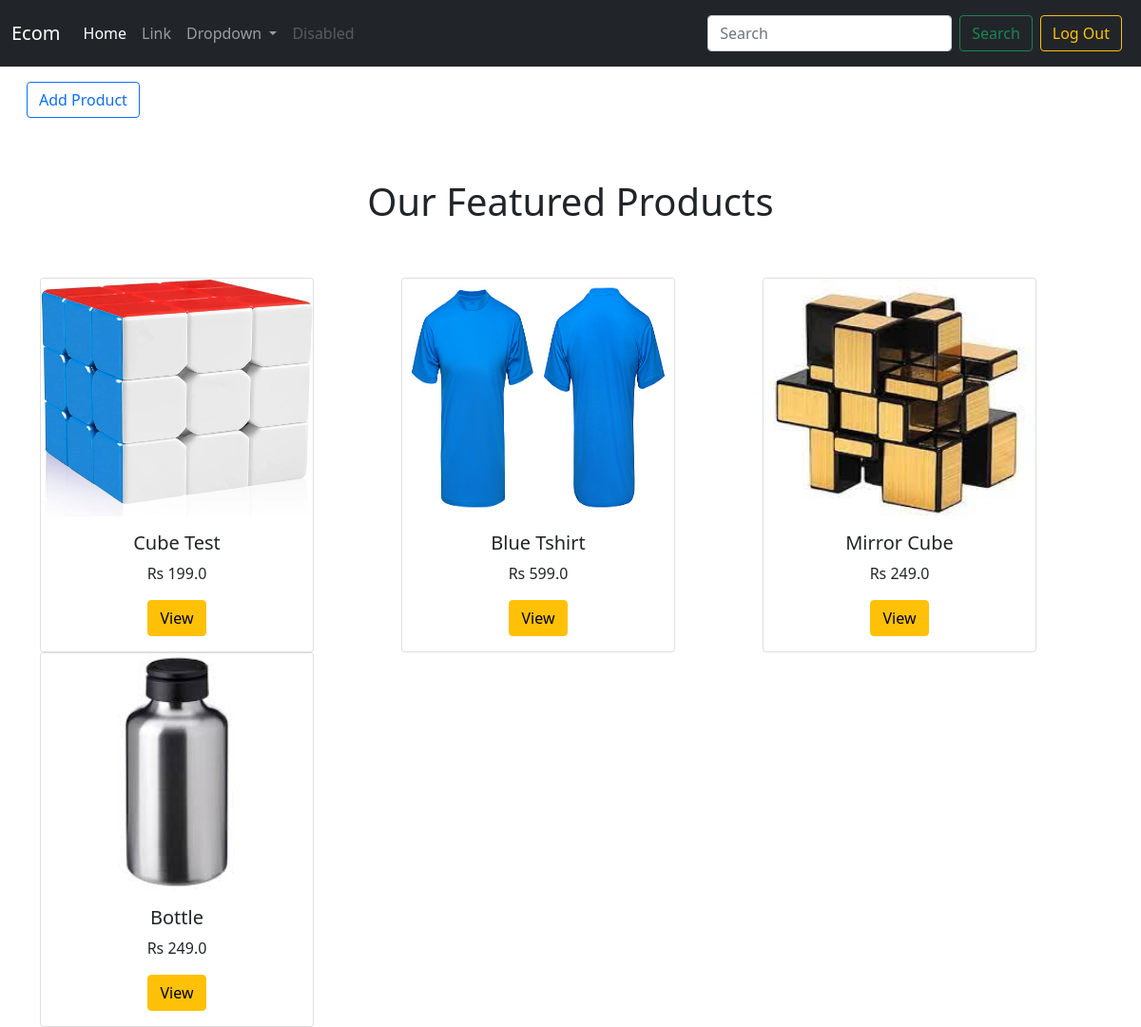
The app's page /products/ (signed in) with its own data.
### product/models.py (models this page shows, shortened)
class Product(models.Model):
    id = models.UUIDField(default=uuid.uuid4, editable=False, primary_key=True)
    user = models.ForeignKey(User, on_delete=models.CASCADE)
    name = models.CharField(max_length=200)
    description = models.TextField()
    price = models.FloatField()
    image = models.ImageField(
        upload_to='product/images',
        blank=True,
        null=True
        )

### seller/views.py (the view)
# urls.py: path("products/", SellerProducts.as_view(), name="seller_products"),
class SellerProducts(TemplateView):
    def get(self, request, *args, **kwargs):
        product_form = ProductForm()
        products = Product.objects.all()
        return render(
            request,
            template_name='seller/products.html',
            context={
                "all_products": products,
                "product_form": product_form,
            }
        )

### product/forms.py
class ProductForm(forms.ModelForm):
    def __init__(self, *args, **kwargs):
        super().__init__(*args, **kwargs)
        for visible in self.visible_fields():
            visible.required = True
            visible.field.widget.attrs['class'] = 'form-control'
        self.fields['user'].required = False
    class Meta:
        model = Product
        fields = "__all__"

### templates/seller/products.html (shortened to what this page needs)
{% extends 'base.html' %}
{% block body %}
<a href="{% url 'seller:create_products' %}" class="btn btn-outline-primary m-3">Add Product</a>
<div class="container">
    <div class="row">
    <div class="text-center mb-5 mt-5"><h1>Our Featured Products</h1></div>
        {% for product in all_products %}
            <div class="col-4">
                <div class="card" style="width: 18rem;">
                    <img src="{{ MEDIA_ROOT }}{{product.image.url}}" class="card-img-top" alt="..." width="150" height="250">
                    <div class="card-body text-center">
                        <h5 class="card-title">{{ product.name}}</h5>
                        <p class="card-text">Rs {{ product.price }}</p>
                        <a class="btn btn-warning" data-bs-toggle="modal" data-bs-target="#test{{product.id}}" >View</a>
                    </div>
                </div>
            </div>
        {% endfor %}
    </div>
</div>
{% endblock body %}

### records on screen
Product: image (picture), name "Cube Test", price "199.0"
Product: image (picture), name "Blue Tshirt", price "599.0"
Product: image (picture), name "Mirror Cube", price "249.0"
Product: image (picture), name "Bottle", price "249.0"
